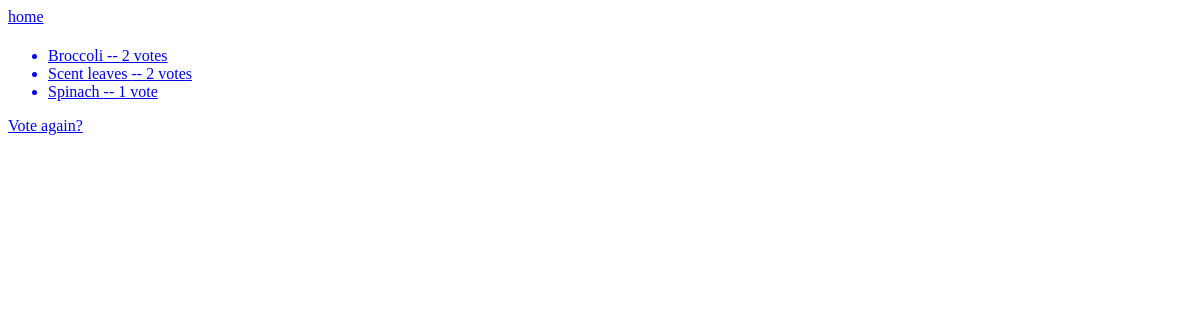
Page /2/results/ on the earlier database version.
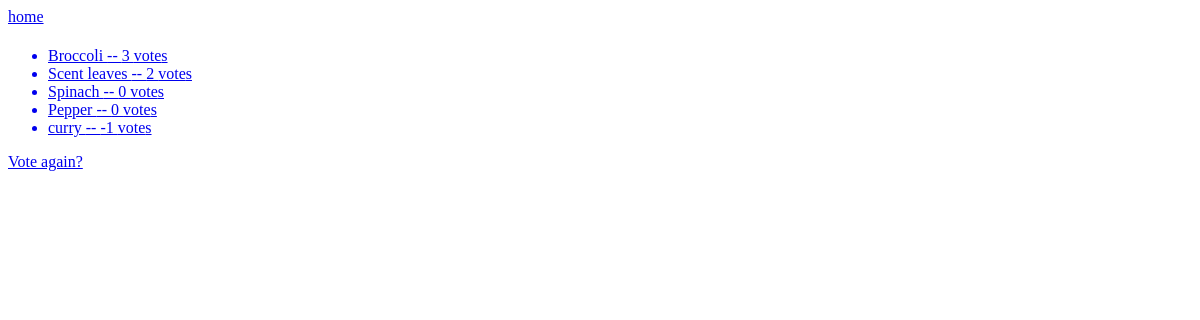
Same page on the later database version.
### polls/models.py (models this page shows, shortened)
class Choice(models.Model):
    user = models.ForeignKey(User, on_delete=models.CASCADE, null=True, blank=True)
    upvotes = models.ManyToManyField(User, related_name='upvoted_choices', blank=True)
    downvotes = models.ManyToManyField(User, related_name='downvoted_choices', blank=True, default=0)
    question = models.ForeignKey(Question, on_delete=models.CASCADE)
    choice_text = models.CharField(max_length=200)
    votes = models.IntegerField(default=0)

### polls/views.py (the view)
# urls.py: path("<int:pk>/results/", views.ResultsView.as_view(), name="results"),
class ResultsView(generic.DetailView):
    model = Question
    template_name = "polls/results.html"

### polls/templates/polls/results.html (shortened to what this page needs)
<!DOCTYPE html>
<html lang="en">
<head>
</head>
<body>
    <a href="{% url 'polls:index' %}">home</span>
    <ul>
    {% for choice in question.choice_set.all %}
        <li>{{ choice.choice_text }} -- {{ choice.votes }} vote{{ choice.votes|pluralize }}</li>
    {% endfor %}
    </ul>
<a href="{% url 'polls:detail' slug=question.slug %}">Vote again?</a>
</body>
</html>

Differences in the rows shown:
changed Choice "Broccoli": votes "2" → "3"
changed Choice "Spinach": votes "1" → "0"
added Choice: choice_text "Pepper", votes "0"
added Choice: choice_text "curry", votes "-1"
